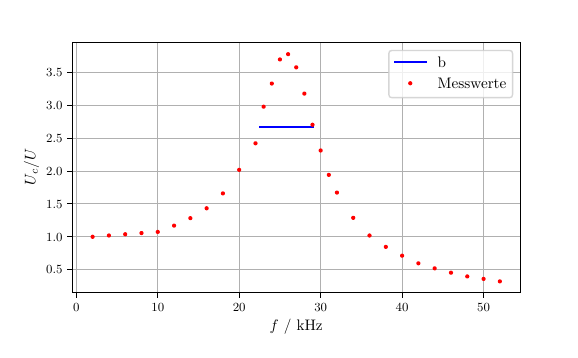

Recreate this plot in Python.
import matplotlib; matplotlib.use('agg')
import matplotlib.pyplot as plt
import numpy as np
from scipy.optimize import curve_fit
from uncertainties import ufloat
#Holt Werte aus Textdatei
f, u0, uc = np.genfromtxt('wertec.txt', unpack=True)
u = uc/u0

#plt.xscale('log')
#Formatiert etws schöner
x_plot = np.linspace(22.5, 29, 500)
y_plot = np.linspace(2.673, 2.673, 500)
plt.gcf().subplots_adjust(bottom=0.18)
#Plot eurer eigentlichen Messwerte
plt.plot(x_plot, y_plot, 'b-', label='b', Markersize=4)
plt.plot(f , u, 'r.', label='Messwerte', Markersize=4)
#plt.xlim(15,1000)
plt.legend()
plt.grid()
plt.xlabel('$f$ / kHz')
plt.ylabel('$U_c/U$')
plt.show()
plt.savefig('plotc.pdf')

print(u)